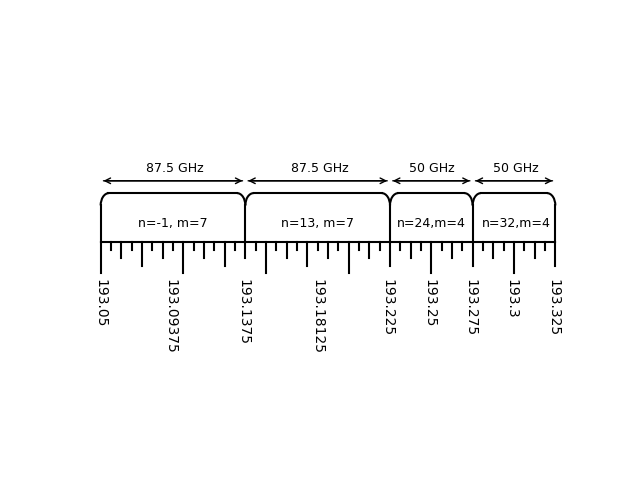

The Python source for this figure:
import matplotlib.pyplot as plt
from matplotlib.patches import Arc

fig, ax = plt.subplots()

x_inicio = 0
y_alt = 1.006
x_fin1 = 0.11
x_fin = 0.02
y = 1
y_g = 1.008

plt.plot([0, 0], [y, y_alt], 'black')
plt.plot([0.035, 0.035], [y, y_alt], 'black')
plt.plot([0.07, 0.07], [y, y_alt], 'black')
plt.plot([0.09, 0.09], [y, y_alt], 'black')
plt.plot([0.11, 0.11], [y, y_alt], 'black')
plt.plot([0.0018, 0.033], [y_g, y_g], 'black')
plt.plot([0.037, 0.068], [y_g, y_g], 'black')
plt.plot([0.072, 0.088], [y_g, y_g], 'black')
plt.plot([0.092, 0.108], [y_g, y_g], 'black')

radio = 0.002
centros = [
    (0.002, 1.006),
    (0.092, 1.006),
    (0.037, 1.006),
    (0.072, 1.006),
    (0.033, 1.006),
    (0.068, 1.006),
    (0.088, 1.006),
    (0.108, 1.006)
]

for i in range(len(centros)):
    arco = Arc(centros[i], 2 * radio, 2 * radio, theta1=90, theta2=180, linewidth=1.5, edgecolor='black')
    if i > 3:
        arco = Arc(centros[i], 2 * radio, 2 * radio, theta1=0, theta2=90, linewidth=1.5, edgecolor='black')
    ax.add_patch(arco)

h=0.995
h1=0.99750
h2=0.99875
h3 = 0.99625
x_inicio1=0.0050
x_inicio2=0.00250
x_inicio3=0.00750
x_inicio4 = 0.01

plt.plot([x_inicio, x_fin1], [y, y], 'black')
aux = 0
for _ in range(6):
    plt.plot([x_inicio + aux, x_inicio + aux], [y, h], 'black')
    plt.plot([x_inicio1 + aux, x_inicio1 + aux], [y, h1], 'black')
    plt.plot([x_inicio2 + aux, x_inicio2 + aux], [y, h2], 'black')
    plt.plot([x_inicio3 + aux, x_inicio3 + aux], [y, h2], 'black')
    plt.plot([x_inicio4 + aux, x_inicio4 + aux], [y, h3], 'black')
    if aux <= 0.08:
        plt.plot([x_inicio1 + 0.01 + aux, x_inicio1 + 0.01 + aux], [y, h1], 'black')
        plt.plot([x_inicio2 + 0.01 + aux, x_inicio2 + 0.01 + aux], [y, h2], 'black')
        plt.plot([x_inicio3 + 0.01 + aux, x_inicio3 + 0.01 + aux], [y, h2], 'black')
    aux += 0.02 

y_texto = 1.003
y_texto1 = 1.012
y_textof=0.994

x_text = [0.0175, 0.0525, 0.08, 0.1005, 0.018, 0.053, 0.08, 0.1005]
texto = ['n=-1, m=7','n=13, m=7','n=24,m=4','n=32,m=4','87.5 GHz','87.5 GHz','50 GHz','50 GHz']
for i in range(len(x_text)):
    if i > 3:
        y_texto = y_texto1
    ax.text(x_text[i], y_texto, texto[i], ha='center', va='center', fontsize=9, color='black')

ubi = [0, 0.017, 0.0345, 0.0525, 0.0695, 0.0795, 0.0895, 0.0995, 0.1095]
frec = [193.05, 193.09375, 193.1375, 193.18125, 193.225, 193.25, 193.275, 193.3, 193.325]
for i, valor_ubi in enumerate(ubi):
    ax.text(valor_ubi, y_textof, frec[i], rotation=-90, ha='center', va='top', fontsize=10, color='black')

y_fle = 1.01
plt.annotate('', xytext=(0, y_fle), xy=(0.035, y_fle), arrowprops=dict(arrowstyle='->', color='black'))
plt.annotate('', xytext=(0.035, y_fle), xy=(0, y_fle), arrowprops=dict(arrowstyle='->', color='black'))
plt.annotate('', xytext=(0.035, y_fle), xy=(0.07, y_fle), arrowprops=dict(arrowstyle='->', color='black'))
plt.annotate('', xytext=(0.07, y_fle), xy=(0.035, y_fle), arrowprops=dict(arrowstyle='->', color='black'))
plt.annotate('', xytext=(0.07, y_fle), xy=(0.09, y_fle), arrowprops=dict(arrowstyle='->', color='black'))
plt.annotate('', xytext=(0.09, y_fle), xy=(0.07, y_fle), arrowprops=dict(arrowstyle='->', color='black'))
plt.annotate('', xytext=(0.09, y_fle), xy=(0.11, y_fle), arrowprops=dict(arrowstyle='->', color='black'))
plt.annotate('', xytext=(0.11, y_fle), xy=(0.09, y_fle), arrowprops=dict(arrowstyle='->', color='black'))

plt.xlim(x_inicio - 0.005, x_fin1 + 0.005)
plt.ylim(y_fle - 0.04, y_fle + 0.02)

plt.axis('off')
plt.show()
